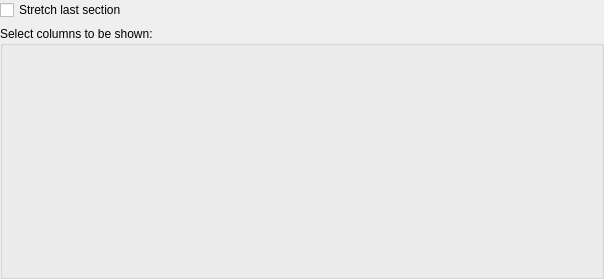
<ui version="4.0" >
 <class>KPlato::ItemViewSettings</class>
 <widget class="QWidget" name="KPlato::ItemViewSettings" >
  <property name="geometry" >
   <rect>
    <x>0</x>
    <y>0</y>
    <width>604</width>
    <height>279</height>
   </rect>
  </property>
  <layout class="QVBoxLayout" >
   <property name="leftMargin" >
    <number>0</number>
   </property>
   <property name="topMargin" >
    <number>0</number>
   </property>
   <property name="rightMargin" >
    <number>0</number>
   </property>
   <property name="bottomMargin" >
    <number>0</number>
   </property>
   <item>
    <widget class="QCheckBox" name="stretchLastSection" >
     <property name="text" >
      <string>Stretch last section</string>
     </property>
    </widget>
   </item>
   <item>
    <widget class="QGroupBox" name="groupBox" >
     <property name="title" >
      <string>Select columns to be shown:</string>
     </property>
     <property name="flat" >
      <bool>true</bool>
     </property>
     <layout class="QVBoxLayout" >
      <property name="leftMargin" >
       <number>0</number>
      </property>
      <property name="topMargin" >
       <number>0</number>
      </property>
      <property name="rightMargin" >
       <number>0</number>
      </property>
      <property name="bottomMargin" >
       <number>0</number>
      </property>
      <item>
       <widget class="KActionSelector" name="selector" >
        <property name="availableLabel" >
         <string>&amp;Hidden columns:</string>
        </property>
        <property name="selectedLabel" >
         <string>&amp;Visible columns:</string>
        </property>
       </widget>
      </item>
     </layout>
    </widget>
   </item>
  </layout>
 </widget>
 <customwidgets>
  <customwidget>
   <class>KActionSelector</class>
   <extends>QWidget</extends>
   <header>kactionselector.h</header>
  </customwidget>
 </customwidgets>
 <resources/>
 <connections/>
</ui>
